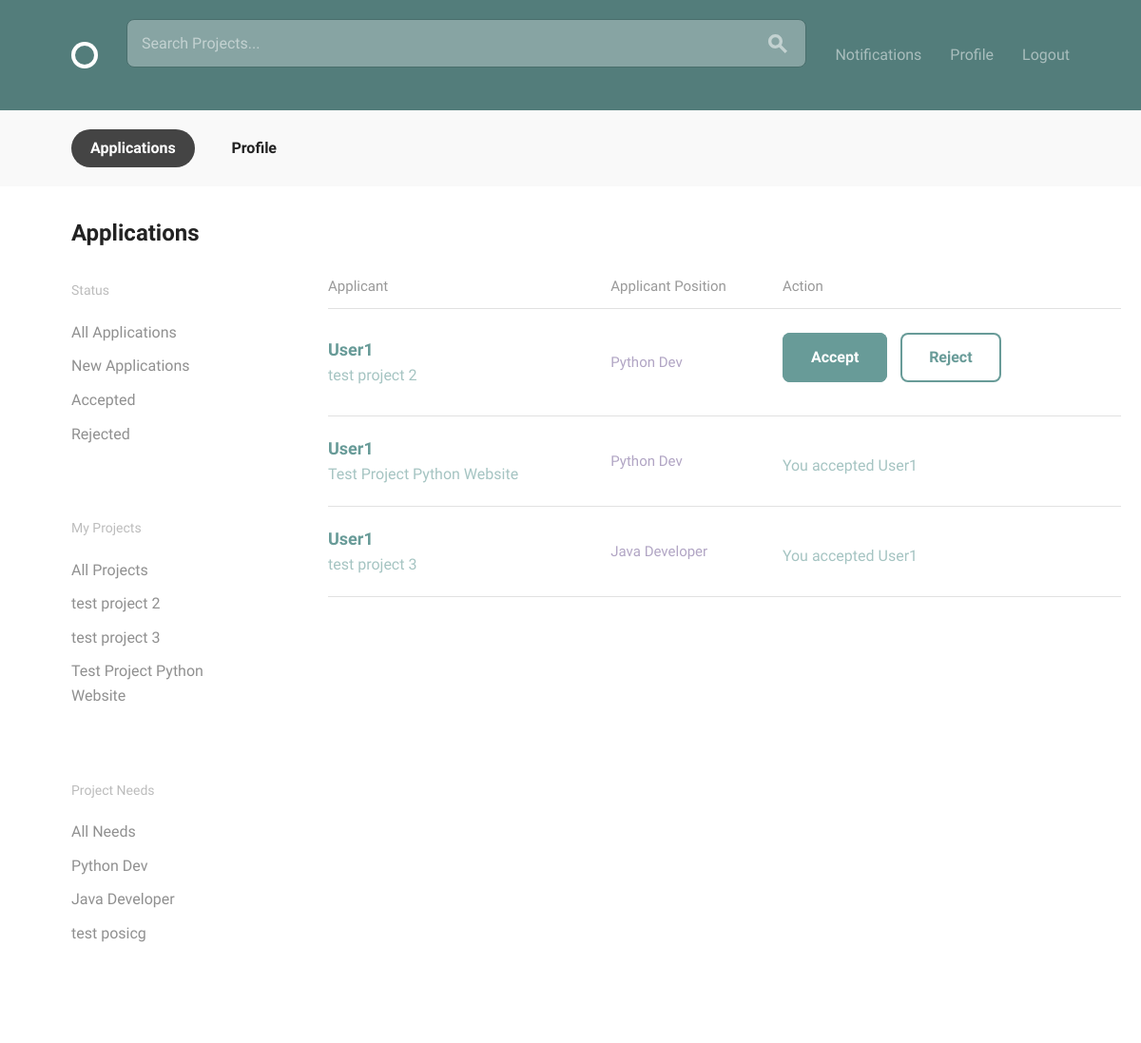
The page /projects/applications/ (signed in) on the database as committed earlier.
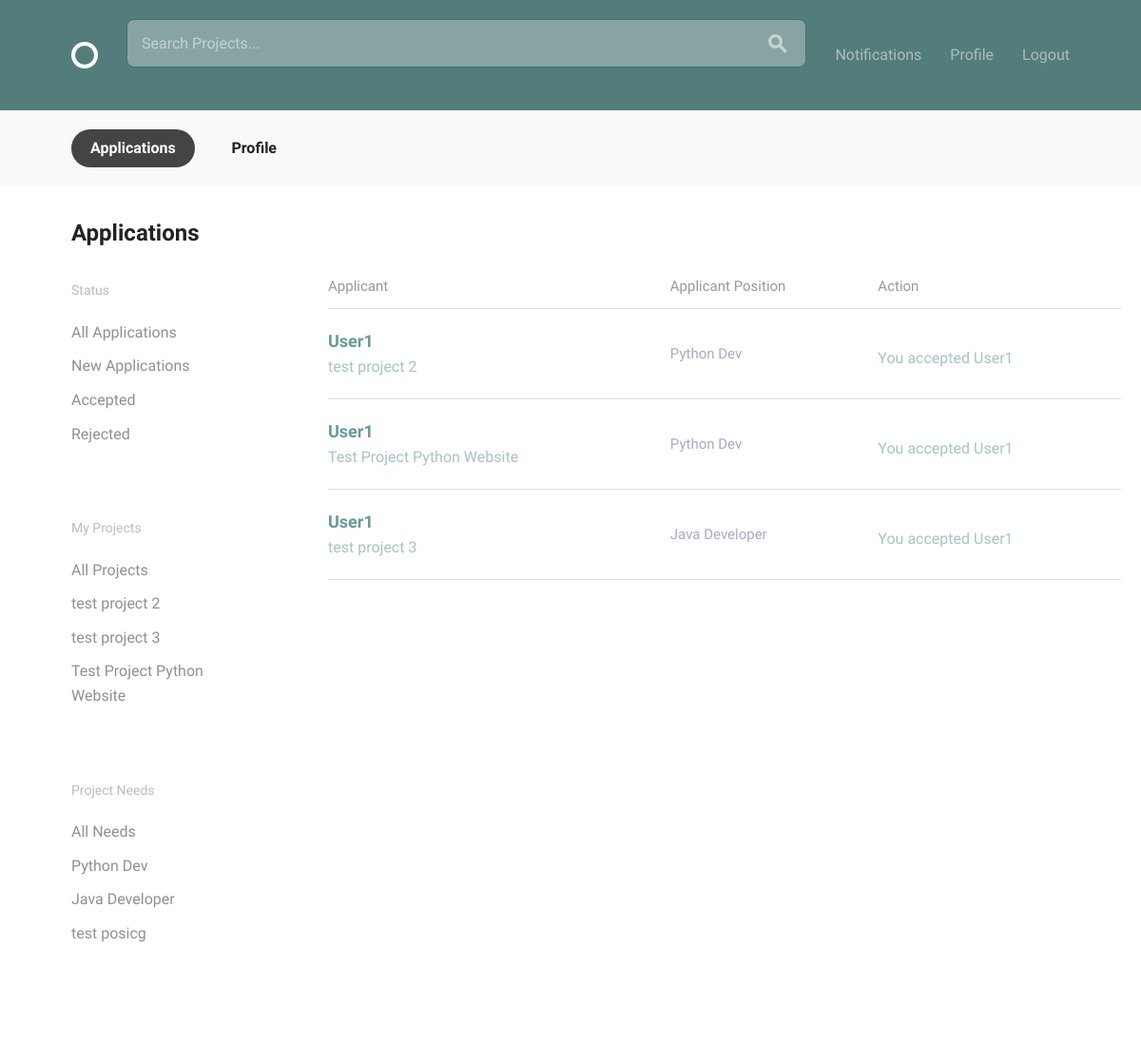
The same page on the database as committed later.
### projects/models.py (models this page shows, shortened)
class Timestampable(models.Model):
    created_at = models.DateTimeField(auto_now_add=True)
    modified_at = models.DateTimeField(null=True, blank=True)
    class Meta:
        abstract = True

class Application(Timestampable, models.Model):
    STATUS_CHOICES = (
        ('P', 'Pending'),
        ('A', 'Accepted'),
        ('R', 'Rejected'),
    )
    applicant = models.ForeignKey(User, on_delete=models.CASCADE)
    position = models.ForeignKey(Position,
                                 on_delete=models.CASCADE,
                                 related_name='applications')
    status = models.CharField(max_length=1,
                              choices=STATUS_CHOICES,
                              default='P')
    class Meta:
        ordering = ['-created_at']

class Position(models.Model):
    project = models.ForeignKey(Project,
                                on_delete=models.CASCADE,
                                related_name='positions')
    name = models.CharField(max_length=100)
    skills = models.ManyToManyField('accounts.Skill', blank=True)
    user = models.ForeignKey(User, on_delete=models.PROTECT)
    description = models.CharField(max_length=500)
    length = models.IntegerField()

class Project(Timestampable, models.Model):
    user = models.ForeignKey(User,
                             on_delete=models.CASCADE,
                             related_name='projects')
    title = models.CharField(max_length=150)
    description = models.CharField(max_length=600)
    duration = models.IntegerField()
    requirements = models.CharField(max_length=255)

### projects/views.py (the view)
# urls.py: path('applications/', views.applications_view, name='applications'),
@login_required
def applications_view(request):
    applications = Application.objects.filter(
        position__project__user=request.user)
    projects = Project.objects.filter(user=request.user)
    positions = Position.objects.filter(
        user=request.user).values('name').distinct()
    status_filter = request.GET.get('status_filter')
    if status_filter:
        applications = Application.objects.filter(
            Q(position__project__user=request.user) &
            Q(status=status_filter))
    project_filter = request.GET.get('project_filter')
    if project_filter:
        applications = Application.objects.filter(
            position__project__pk=project_filter)
    position_filter = request.GET.get('position_filter')
    if position_filter:
        applications = Application.objects.filter(
            position__project__positions__name=position_filter)
    return render(request,
                  'projects/applications.html', {'applications': applications,
                                                 'projects': projects,
                                                 'positions': positions})

### projects/templates/projects/applications.html (shortened to what this page needs)
{% extends 'layout.html' %}
{% block content %}
  <div class="circle--actions--bar">
    <nav class="bounds">
      <ul class="circle--pill--list">
        <li><a class="selected" href="{% url 'projects:applications' %}">Applications</a></li>
        <li><a href="{% url 'accounts:profile' %}">Profile</a></li>
      </ul>
    </nav>
  </div>
  <div class="bounds circle--page">
    <div class="circle--page--header grid-100">
      <h2>Applications</h2>
    </div>
    <div class="grid-20">
      <div class="circle--filter circle--secondary--module">
        <h4>Status</h4>
        <ul class="circle--filter--list">
          <li><a href="{% url 'projects:applications' %}">All Applications</a></li>
          <li><a href="?status_filter=P">New Applications</a></li>
          <li><a href="?status_filter=A">Accepted</a></li>
          <li><a href="?status_filter=R">Rejected</a></li>
        </ul>
      </div>
      <div class="circle--filter circle--secondary--module">
        <h4>My Projects</h4>
        <ul class="circle--filter--list">
          <li><a href="{% url 'projects:applications' %}">All Projects</a></li>
          {% for project in projects %}
          <li><a href="?project_filter={{ project.id }}">{{ project.title }}</a></li>
          {% endfor %}
        </ul>
      </div>
      <div class="circle--filter circle--secondary--module">
        <h4>Project Needs</h4>
        <ul class="circle--filter--list">
          <li><a href="{% url 'projects:applications' %}">All Needs</a></li>
          {% for position in positions %}
          <li><a href="?position_filter={{ position.name }}">{{ position.name }}</a></li>
          {% endfor %}
        </ul>
      </div>
    </div>
    <div class="grid-80 grid-push-5">
      {% if applications %}
      <table class="u-full-width circle--table">
        <thead>
          <tr>
            <th>Applicant</th>
            <th class="circle--cell--right">Applicant Position</th>
            <th>Action</th>
          </tr>
        </thead>
        <tbody>
          {% for application in applications %}
          <tr class="clickable-row" data-href="{% url 'accounts:any_profile' pk=application.applicant.profile.id %}">
            <td>
              <h3>{{ application.applicant }}</h3>
              <p>{{ application.position.project.title }}</p>
            </td>
            <td class="circle--cell--right">
              <span class="secondary-label">{{ application.position.name }}</span>
            </td>
            <td>
              {% if application.status == 'P' %}
              <a class="button button-primary" href="{% url 'projects:app_status' application_pk=application.pk status='accepted' %}">Accept</a>
              <a class="button button-secondary" href="{% url 'projects:app_status' application_pk=application.pk status='rejected' %}">Reject</a>
              {% elif application.status == 'A' %}
              <p>You accepted {{ application.applicant }}</p>
              {% elif application.status == 'R' %}
              <p>You rejected {{ application.applicant }}</p>
              {% endif %}
            </td>
          </tr>
          {% endfor %}
        </tbody>
      </table>
    {% else %}
    <p>No applications yet...</p>
    {% endif %}
    </div>
  </div>
{% endblock %}

Rows that differ between the two databases and show on the page:
changed Application "test project 2": applicant (not shown) → "User1"; status "Accept Reject" → "You accepted"
